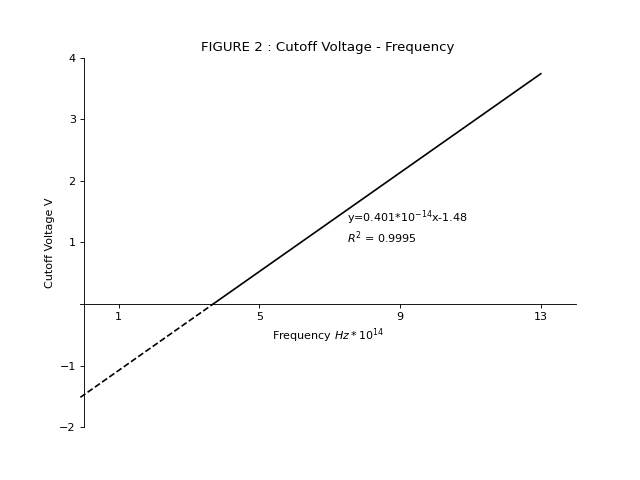

Source code (Python):
import matplotlib.pyplot as plt
import numpy as np
import pandas as pd
from sklearn.linear_model import  LinearRegression
from sklearn.metrics import r2_score

c = 2.99792458 # *10**8
e = 1.602 # *10**-19
h0 = 0.6626 # *10**-35
wave = pd.DataFrame([365,405,436,546,577],dtype='float')

f = c/wave*10**3

print(f)

u1 = [-1.830,-1.484,-1.268,-0.728,-0.622]
u2 = [-1.833,-1.482,-1.272,-0.718,-0.614]
u3 = [-1.833,-1.477,-1.266,-0.723,-0.611]

U = pd.DataFrame([u1,u2,u3],dtype='float',index=['u1','u2','u3'])

mean_U = pd.DataFrame(abs(U.mean(axis=0)))

print(mean_U)

pic=plt.figure(figsize=(8,6),dpi=80)


line=LinearRegression()
line.fit(f,mean_U)
alpha=line.intercept_[0] #截距
beta=line.coef_[0][0]   #斜率
# x=np.linspace(-0.5,13,2)
x1=np.linspace(3.7,13,2)
x2=np.linspace(-0.5,3.7,2)
y1=alpha+beta*x1
y2=alpha+beta*x2


print('斜率：', beta)
print('截距: ', alpha)

x_test=f
y_pre=alpha+beta*x_test
y_real=mean_U
print('线性回归模型的R^2=' , r2_score(y_pre,y_real))

plt.plot(x1,y1,'k-')
plt.plot(x2,y2,'k--')

plt.xlim(-0.1,14)
plt.ylim(-2.0,4.0)
# plt.xticks([1,2,3,4,5])
plt.xticks([1,5,9,13])
plt.yticks([-2,-1,1,2,3,4])
plt.xlabel('Frequency $Hz * 10^{14} $',)
plt.ylabel('Cutoff Voltage V')



plt.text(x=7.5,y=1.0,s='y={0:.3}'.format(beta)+'*$10^{-14}$'+'x{0:.3}\n$R^2$ = {1:.4}'.format(alpha,r2_score(y_pre,y_real))) #在任意位置显示文本


h = beta*e

E = abs(h-h0)/h0
print('h =',h)
print('E =',E)


axes=plt.gca()  #gca:get current axis得到当前轴

#设置图片的右边框和上边框为不显示
axes.spines['right'].set_color('none')
axes.spines['top'].set_color('none')

#挪动x，y轴的位置，也就是图片下边框和左边框的位置


axes.spines['bottom'].set_position(('data',0))  #data表示通过值来设置x轴的位置，将x轴绑定在y=0的位置
axes.spines['left'].set_position(('data',0))  #axes表示以百分比的形式设置轴的位置，即将y轴绑定在x轴50%的位置，也就是x轴的中点


plt.title("FIGURE 2 : Cutoff Voltage - Frequency")
plt.savefig(r"D:\\python\\Python_workspace\\physics\\9-2.png")
plt.show()
